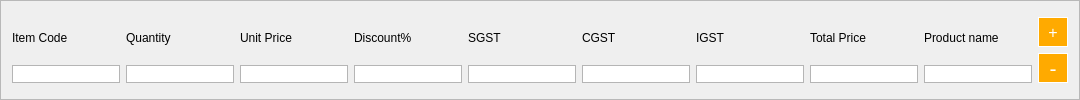
                       <widget class="QFrame" name="cbAddItemFrame">
                        <property name="font">
                         <font>
                          <pointsize>9</pointsize>
                         </font>
                        </property>
                        <property name="styleSheet">
                         <string notr="true">border-color: rgb(181, 181, 181);</string>
                        </property>
                        <property name="frameShape">
                         <enum>QFrame::StyledPanel</enum>
                        </property>
                        <property name="frameShadow">
                         <enum>QFrame::Raised</enum>
                        </property>
                        <layout class="QGridLayout" name="gridLayout_9">
                         <item row="0" column="0">
                          <layout class="QHBoxLayout" name="cbAddItemHorizontalLayout">
                           <item>
                            <layout class="QVBoxLayout" name="cbItemCodeVerticalLayout">
                             <item>
                              <widget class="QLabel" name="mmInLabel9">
                               <property name="font">
                                <font>
                                 <pointsize>9</pointsize>
                                </font>
                               </property>
                               <property name="styleSheet">
                                <string notr="true">border: 0px;</string>
                               </property>
                               <property name="text">
                                <string>Item Code</string>
                               </property>
                              </widget>
                             </item>
                             <item>
                              <widget class="QLineEdit" name="mmInLineEdit4">
                               <property name="font">
                                <font>
                                 <pointsize>9</pointsize>
                                </font>
                               </property>
                               <property name="styleSheet">
                                <string notr="true">border: 0.5px solid rgb(181, 181, 181);
color: rgb(84, 84, 84);</string>
                               </property>
                               <property name="text">
                                <string/>
                               </property>
                              </widget>
                             </item>
                            </layout>
                           </item>
                           <item>
                            <layout class="QVBoxLayout" name="cbQuantityVerticalLayout">
                             <item>
                              <widget class="QLabel" name="mmInLabel10">
                               <property name="font">
                                <font>
                                 <pointsize>9</pointsize>
                                </font>
                               </property>
                               <property name="styleSheet">
                                <string notr="true">border: 0px;</string>
                               </property>
                               <property name="text">
                                <string>Quantity</string>
                               </property>
                              </widget>
                             </item>
                             <item>
                              <widget class="QLineEdit" name="mmInLineEdit5">
                               <property name="font">
                                <font>
                                 <pointsize>9</pointsize>
                                </font>
                               </property>
                               <property name="styleSheet">
                                <string notr="true">border: 0.5px solid rgb(181, 181, 181);
color: rgb(84, 84, 84);</string>
                               </property>
                              </widget>
                             </item>
                            </layout>
                           </item>
                           <item>
                            <layout class="QVBoxLayout" name="cbUnitPriceVerticalLayout">
                             <item>
                              <widget class="QLabel" name="mmInLabel11">
                               <property name="font">
                                <font>
                                 <pointsize>9</pointsize>
                                </font>
                               </property>
                               <property name="styleSheet">
                                <string notr="true">border: 0px;</string>
                               </property>
                               <property name="text">
                                <string>Unit Price</string>
                               </property>
                              </widget>
                             </item>
                             <item>
                              <widget class="QLineEdit" name="mmInLineEdit6">
                               <property name="font">
                                <font>
                                 <pointsize>9</pointsize>
                                </font>
                               </property>
                               <property name="styleSheet">
                                <string notr="true">border: 0.5px solid rgb(181, 181, 181);
color: rgb(84, 84, 84);</string>
                               </property>
                              </widget>
                             </item>
                            </layout>
                           </item>
                           <item>
                            <layout class="QVBoxLayout" name="verticalLayout_6">
                             <item>
                              <widget class="QLabel" name="mmInLabel12">
                               <property name="font">
                                <font>
                                 <pointsize>9</pointsize>
                                </font>
                               </property>
                               <property name="styleSheet">
                                <string notr="true">border: 0px;</string>
                               </property>
                               <property name="text">
                                <string>Discount%</string>
                               </property>
                              </widget>
                             </item>
                             <item>
                              <widget class="QLineEdit" name="mmInLineEdit7">
                               <property name="font">
                                <font>
                                 <pointsize>9</pointsize>
                                </font>
                               </property>
                               <property name="styleSheet">
                                <string notr="true">border: 0.5px solid rgb(181, 181, 181);
color: rgb(84, 84, 84);</string>
                               </property>
                              </widget>
                             </item>
                            </layout>
                           </item>
                           <item>
                            <layout class="QVBoxLayout" name="verticalLayout_9">
                             <item>
                              <widget class="QLabel" name="mmInLabel13">
                               <property name="font">
                                <font>
                                 <pointsize>9</pointsize>
                                </font>
                               </property>
                               <property name="styleSheet">
                                <string notr="true">border: 0px;</string>
                               </property>
                               <property name="text">
                                <string>SGST</string>
                               </property>
                              </widget>
                             </item>
                             <item>
                              <widget class="QLineEdit" name="mmInLineEdit8">
                               <property name="font">
                                <font>
                                 <pointsize>9</pointsize>
                                </font>
                               </property>
                               <property name="styleSheet">
                                <string notr="true">border: 0.5px solid rgb(181, 181, 181);
color: rgb(85, 85, 85);</string>
                               </property>
                              </widget>
                             </item>
                            </layout>
                           </item>
                           <item>
                            <layout class="QVBoxLayout" name="verticalLayout_10">
                             <item>
                              <widget class="QLabel" name="mmInLabel14">
                               <property name="font">
                                <font>
                                 <pointsize>9</pointsize>
                                </font>
                               </property>
                               <property name="styleSheet">
                                <string notr="true">border: 0px;</string>
                               </property>
                               <property name="text">
                                <string>CGST</string>
                               </property>
                              </widget>
                             </item>
                             <item>
                              <widget class="QLineEdit" name="mmInLineEdit9">
                               <property name="font">
                                <font>
                                 <pointsize>9</pointsize>
                                </font>
                               </property>
                               <property name="styleSheet">
                                <string notr="true">border: 0.5px solid rgb(181, 181, 181);
color: rgb(85, 85, 85);</string>
                               </property>
                              </widget>
                             </item>
                            </layout>
                           </item>
                           <item>
                            <layout class="QVBoxLayout" name="verticalLayout_3">
                             <item>
                              <widget class="QLabel" name="mmInLabel15">
                               <property name="font">
                                <font>
                                 <pointsize>9</pointsize>
                                </font>
                               </property>
                               <property name="styleSheet">
                                <string notr="true">border: 0px;</string>
                               </property>
                               <property name="text">
                                <string>IGST</string>
                               </property>
                              </widget>
                             </item>
                             <item>
                              <widget class="QLineEdit" name="mmInLineEdit10">
                               <property name="font">
                                <font>
                                 <pointsize>9</pointsize>
                                </font>
                               </property>
                               <property name="styleSheet">
                                <string notr="true">border: 0.5px solid rgb(181, 181, 181);
color: rgb(85, 85, 85);</string>
                               </property>
                              </widget>
                             </item>
                            </layout>
                           </item>
                           <item>
                            <layout class="QVBoxLayout" name="verticalLayout_11">
                             <item>
                              <widget class="QLabel" name="mmInLabel16">
                               <property name="font">
                                <font>
                                 <pointsize>9</pointsize>
                                </font>
                               </property>
                               <property name="styleSheet">
                                <string notr="true">border: 0px;</string>
                               </property>
                               <property name="text">
                                <string>Total Price</string>
                               </property>
                              </widget>
                             </item>
                             <item>
                              <widget class="QLineEdit" name="mmInLineEdit11">
                               <property name="font">
                                <font>
                                 <pointsize>9</pointsize>
                                </font>
                               </property>
                               <property name="styleSheet">
                                <string notr="true">border: 0.5px solid rgb(181, 181, 181);
color: rgb(85, 85, 85);</string>
                               </property>
                              </widget>
                             </item>
                            </layout>
                           </item>
                           <item>
                            <layout class="QVBoxLayout" name="verticalLayout_4">
                             <item>
                              <widget class="QLabel" name="mmInLabel17">
                               <property name="font">
                                <font>
                                 <pointsize>9</pointsize>
                                </font>
                               </property>
                               <property name="styleSheet">
                                <string notr="true">border: 0px;</string>
                               </property>
                               <property name="text">
                                <string>Product name</string>
                               </property>
                              </widget>
                             </item>
                             <item>
                              <widget class="QLineEdit" name="mmInLineEdit12">
                               <property name="font">
                                <font>
                                 <pointsize>9</pointsize>
                                </font>
                               </property>
                               <property name="styleSheet">
                                <string notr="true">border: 0.5px solid rgb(181, 181, 181);
color: rgb(85, 85, 85);</string>
                               </property>
                              </widget>
                             </item>
                            </layout>
                           </item>
                           <item>
                            <layout class="QVBoxLayout" name="verticalLayout_5">
                             <item>
                              <widget class="QPushButton" name="mmInPushButton1">
                               <property name="minimumSize">
                                <size>
                                 <width>30</width>
                                 <height>30</height>
                                </size>
                               </property>
                               <property name="font">
                                <font>
                                 <pointsize>12</pointsize>
                                </font>
                               </property>
                               <property name="styleSheet">
                                <string notr="true">border: 1px solid black;
border-color: rgb(255, 255, 255);
background-color: rgb(255, 170, 0);
color: rgb(255, 255, 255);</string>
                               </property>
                               <property name="text">
                                <string>+</string>
                               </property>
                              </widget>
                             </item>
                             <item>
                              <widget class="QPushButton" name="mmInPushButton2">
                               <property name="minimumSize">
                                <size>
                                 <width>30</width>
                                 <height>30</height>
                                </size>
                               </property>
                               <property name="font">
                                <font>
                                 <pointsize>16</pointsize>
                                </font>
                               </property>
                               <property name="styleSheet">
                                <string notr="true">border: 1px solid black;
border-color: rgb(255, 255, 255);
background-color: rgb(255, 170, 0);
color: rgb(255, 255, 255);</string>
                               </property>
                               <property name="text">
                                <string>-</string>
                               </property>
                              </widget>
                             </item>
                            </layout>
                           </item>
                          </layout>
                         </item>
                        </layout>
                       </widget>
